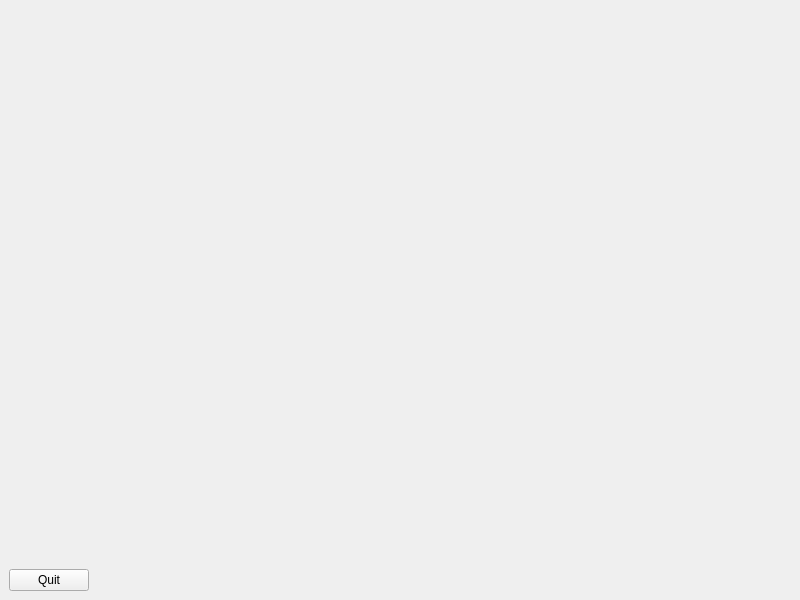
<?xml version="1.0" encoding="UTF-8"?>
<ui version="4.0">
 <class>MainWindow</class>
 <widget class="QMainWindow" name="MainWindow">
  <property name="geometry">
   <rect>
    <x>0</x>
    <y>0</y>
    <width>800</width>
    <height>600</height>
   </rect>
  </property>
  <property name="minimumSize">
   <size>
    <width>800</width>
    <height>600</height>
   </size>
  </property>
  <property name="maximumSize">
   <size>
    <width>1000</width>
    <height>800</height>
   </size>
  </property>
  <property name="windowTitle">
   <string>Open Viewer</string>
  </property>
  <widget class="QWidget" name="main">
   <layout class="QHBoxLayout" name="horizontalLayout">
    <item>
     <layout class="QVBoxLayout" name="LeftToolbar">
      <item>
       <layout class="QVBoxLayout" name="LeftLayout">
        <item>
         <spacer name="verticalSpacer">
          <property name="orientation">
           <enum>Qt::Vertical</enum>
          </property>
          <property name="sizeHint" stdset="0">
           <size>
            <width>20</width>
            <height>40</height>
           </size>
          </property>
         </spacer>
        </item>
       </layout>
      </item>
      <item>
       <widget class="QPushButton" name="QuitButton">
        <property name="text">
         <string>Quit</string>
        </property>
       </widget>
      </item>
     </layout>
    </item>
    <item>
     <widget class="GLRenderWidget" name="GLRenderContainer" native="true">
      <property name="sizePolicy">
       <sizepolicy hsizetype="Expanding" vsizetype="Expanding">
        <horstretch>0</horstretch>
        <verstretch>0</verstretch>
       </sizepolicy>
      </property>
      <property name="cursor">
       <cursorShape>ArrowCursor</cursorShape>
      </property>
      <property name="toolTip">
       <string notr="true"/>
      </property>
      <property name="autoFillBackground">
       <bool>false</bool>
      </property>
      <layout class="QVBoxLayout" name="verticalLayout_2">
       <property name="leftMargin">
        <number>0</number>
       </property>
       <property name="topMargin">
        <number>0</number>
       </property>
       <property name="rightMargin">
        <number>0</number>
       </property>
       <property name="bottomMargin">
        <number>0</number>
       </property>
      </layout>
     </widget>
    </item>
   </layout>
  </widget>
 </widget>
 <customwidgets>
  <customwidget>
   <class>GLRenderWidget</class>
   <extends>QWidget</extends>
   <header location="global">glrenderwidget.h</header>
   <container>1</container>
  </customwidget>
 </customwidgets>
 <resources/>
 <connections>
  <connection>
   <sender>QuitButton</sender>
   <signal>released()</signal>
   <receiver>MainWindow</receiver>
   <slot>close()</slot>
   <hints>
    <hint type="sourcelabel">
     <x>29</x>
     <y>566</y>
    </hint>
    <hint type="destinationlabel">
     <x>39</x>
     <y>497</y>
    </hint>
   </hints>
  </connection>
 </connections>
</ui>
